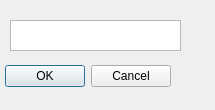
<?xml version="1.0" encoding="UTF-8"?>
<ui version="4.0">
 <class>Dialog</class>
 <widget class="QDialog" name="Dialog">
  <property name="geometry">
   <rect>
    <x>0</x>
    <y>0</y>
    <width>215</width>
    <height>110</height>
   </rect>
  </property>
  <property name="windowTitle">
   <string>Dialog</string>
  </property>
  <widget class="QDialogButtonBox" name="buttonBox">
   <property name="geometry">
    <rect>
     <x>-170</x>
     <y>60</y>
     <width>341</width>
     <height>32</height>
    </rect>
   </property>
   <property name="orientation">
    <enum>Qt::Horizontal</enum>
   </property>
   <property name="standardButtons">
    <set>QDialogButtonBox::Cancel|QDialogButtonBox::Ok</set>
   </property>
  </widget>
  <widget class="QTextEdit" name="saveEdit">
   <property name="geometry">
    <rect>
     <x>10</x>
     <y>20</y>
     <width>171</width>
     <height>31</height>
    </rect>
   </property>
  </widget>
 </widget>
 <resources/>
 <connections>
  <connection>
   <sender>buttonBox</sender>
   <signal>accepted()</signal>
   <receiver>Dialog</receiver>
   <slot>accept()</slot>
   <hints>
    <hint type="sourcelabel">
     <x>248</x>
     <y>254</y>
    </hint>
    <hint type="destinationlabel">
     <x>157</x>
     <y>274</y>
    </hint>
   </hints>
  </connection>
  <connection>
   <sender>buttonBox</sender>
   <signal>rejected()</signal>
   <receiver>Dialog</receiver>
   <slot>reject()</slot>
   <hints>
    <hint type="sourcelabel">
     <x>316</x>
     <y>260</y>
    </hint>
    <hint type="destinationlabel">
     <x>286</x>
     <y>274</y>
    </hint>
   </hints>
  </connection>
 </connections>
</ui>
